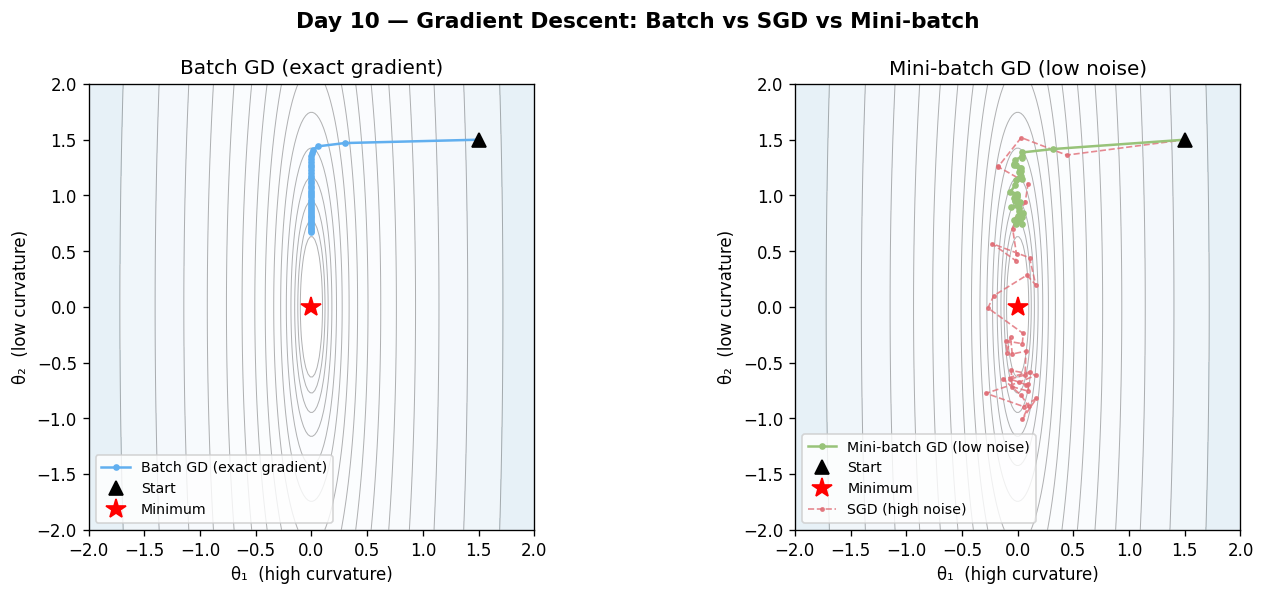

The Python source for this figure:
import numpy as np
import matplotlib.pyplot as plt

np.random.seed(0)

# Loss surface: elongated quadratic (ill-conditioned)
def loss(theta):
    return 0.5 * (theta[0]**2 / 0.05 + theta[1]**2 / 2.0)

def grad_loss(theta):
    return np.array([theta[0] / 0.05, theta[1] / 2.0])

def run_gd(start, lr, steps, noise_std=0.0):
    theta = np.array(start, dtype=float)
    path = [theta.copy()]
    for _ in range(steps):
        g = grad_loss(theta) + np.random.randn(2) * noise_std
        theta = theta - lr * g
        path.append(theta.copy())
    return np.array(path)

start = [1.5, 1.5]
path_batch = run_gd(start, lr=0.04, steps=40, noise_std=0.0)
path_sgd   = run_gd(start, lr=0.04, steps=40, noise_std=3.0)
path_mini  = run_gd(start, lr=0.04, steps=40, noise_std=0.7)

# Contour grid
t1 = np.linspace(-2, 2, 200)
t2 = np.linspace(-2, 2, 200)
T1, T2 = np.meshgrid(t1, t2)
Z = 0.5 * (T1**2 / 0.05 + T2**2 / 2.0)

fig, axes = plt.subplots(1, 2, figsize=(12, 5))
fig.suptitle("Day 10 — Gradient Descent: Batch vs SGD vs Mini-batch", fontsize=13, fontweight="bold")

for ax, (path, label, color) in zip(
    axes,
    [(path_batch, "Batch GD (exact gradient)", "#61afef"),
     (path_mini,  "Mini-batch GD (low noise)", "#98c379")]
):
    ax.contour(T1, T2, Z, levels=np.logspace(-1, 2, 18), colors="grey", linewidths=0.6, alpha=0.6)
    ax.contourf(T1, T2, Z, levels=np.logspace(-1, 2, 18), cmap="Blues", alpha=0.25)
    ax.plot(path[:, 0], path[:, 1], "o-", color=color, markersize=3, linewidth=1.5, label=label, zorder=4)
    ax.plot(*start, "k^", markersize=8, zorder=5, label="Start")
    ax.plot(0, 0, "r*", markersize=12, zorder=5, label="Minimum")
    ax.set_xlabel("θ₁  (high curvature)"); ax.set_ylabel("θ₂  (low curvature)")
    ax.set_title(label)
    ax.legend(fontsize=8.5); ax.set_xlim(-2, 2); ax.set_ylim(-2, 2)
    ax.set_aspect("equal")

# Also show SGD path on right panel
ax2 = axes[1]
ax2.plot(path_sgd[:, 0], path_sgd[:, 1], "o--", color="#e06c75", markersize=2, linewidth=1,
         label="SGD (high noise)", alpha=0.8, zorder=3)
ax2.legend(fontsize=8.5)

plt.tight_layout()
plt.savefig("graph_DAY_10.png", dpi=120, bbox_inches="tight")
print("graph_DAY_10.png saved")
